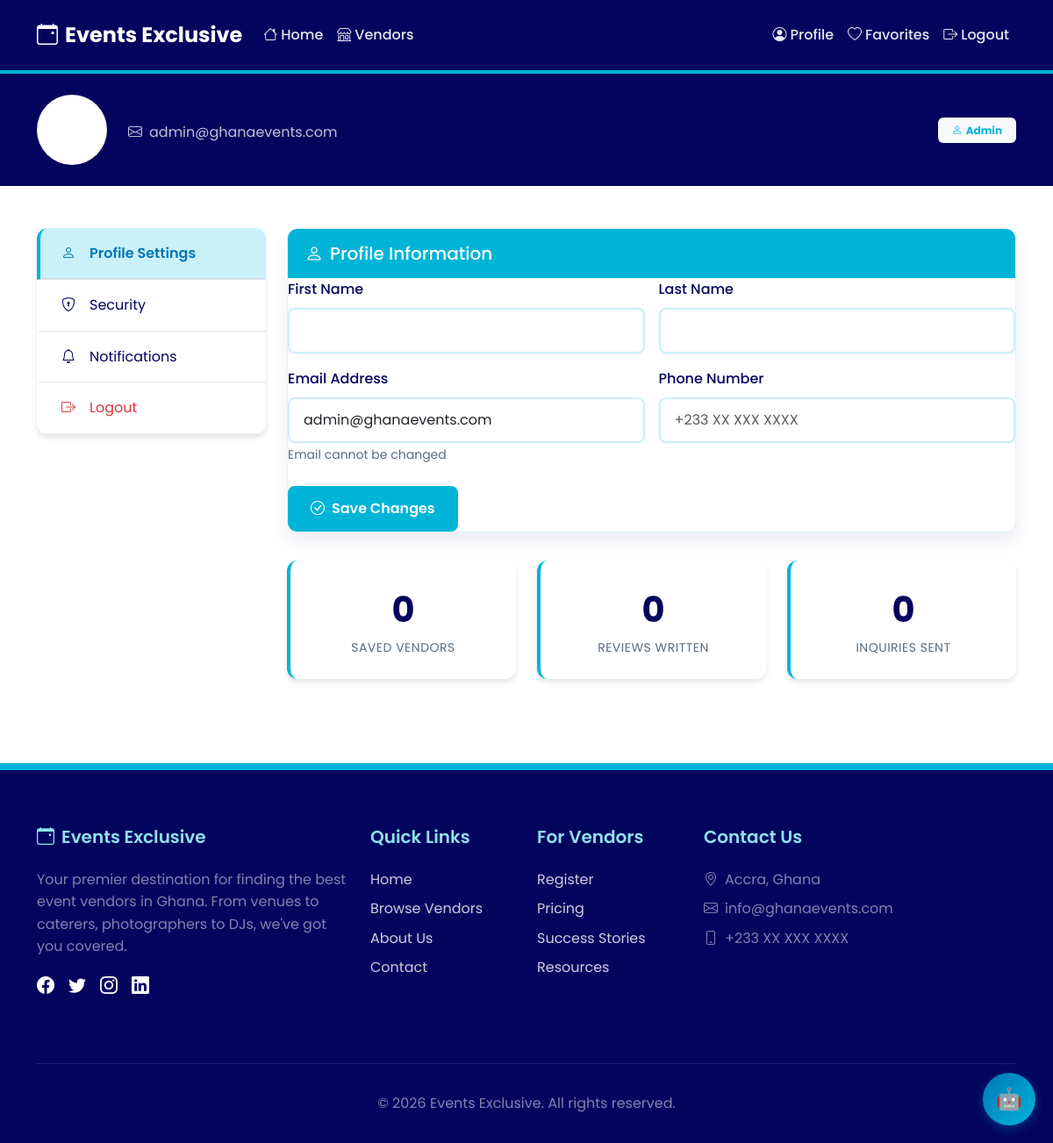
The app's page /accounts/profile/ (signed in) with its own data.
### accounts/models.py (models this page shows, shortened)
class User(AbstractUser):
    ROLE_CHOICES = [
        ('user', 'User'),
        ('vendor', 'Vendor'),
        ('admin', 'Admin'),
    ]
    id = models.UUIDField(primary_key=True, default=uuid.uuid4, editable=False)
    email = models.EmailField(unique=True)
    phone = models.CharField(max_length=20, blank=True, null=True)
    role = models.CharField(max_length=10, choices=ROLE_CHOICES, default='user')
    favorites = models.JSONField(default=list, blank=True)
    created_at = models.DateTimeField(auto_now_add=True)
    updated_at = models.DateTimeField(auto_now=True)
    USERNAME_FIELD = 'email'
    REQUIRED_FIELDS = ['username']
    class Meta:
        db_table = 'users'
        ordering = ['-created_at']

### accounts/views.py (the view)
# urls.py: path('profile/', views.profile_view, name='profile'),
@login_required
def profile_view(request):
    if request.method == 'POST':
        form = UserProfileForm(request.POST, instance=request.user)
        if form.is_valid():
            form.save()
            messages.success(request, 'Profile updated successfully!')
            return redirect('profile')
    else:
        form = UserProfileForm(instance=request.user)
    return render(request, 'accounts/profile.html', {'form': form})

### accounts/forms.py
class UserProfileForm(forms.ModelForm):
    class Meta:
        model = User
        fields = ['username', 'first_name', 'last_name', 'phone', 'email']
        widgets = {
            'email': forms.EmailInput(attrs={'readonly': 'readonly'}),
        }

### templates/accounts/profile.html (shortened to what this page needs)
{% extends 'base.html' %}
{% load static %}
{% block content %}
<section class="bg-gradient-primary text-white py-4">
    <div class="container">
        <div class="row align-items-center">
            <div class="col-md-8">
                <div class="d-flex align-items-center">
                    <div class="bg-white rounded-circle d-flex align-items-center justify-content-center me-4" style="width: 80px; height: 80px;">
                    </div>
                    <div>
                        <p class="mb-0 opacity-75">
                            <i class="bi bi-envelope me-2"></i>{{ user.email }}
                        </p>
                    </div>
                </div>
            </div>
            <div class="col-md-4 text-md-end mt-3 mt-md-0">
                <span class="badge bg-light text-primary-custom px-3 py-2">
                    <i class="bi bi-person me-1"></i>{{ user.get_role_display }}
                </span>
            </div>
        </div>
    </div>
</section>
<section class="py-5">
    <div class="container">
        <div class="row g-4">
            <div class="col-lg-3">
                <div class="card-custom">
                    <div class="card-body p-0">
                        <nav class="nav flex-column profile-sidebar">
                            <a class="nav-link active px-4 py-3 border-bottom" href="#profile" data-bs-toggle="tab">
                                <i class="bi bi-person me-2"></i>Profile Settings
                            </a>
                            <a class="nav-link px-4 py-3 border-bottom" href="#security" data-bs-toggle="tab">
                                <i class="bi bi-shield-lock me-2"></i>Security
                            </a>
                            <a class="nav-link px-4 py-3 border-bottom" href="#notifications" data-bs-toggle="tab">
                                <i class="bi bi-bell me-2"></i>Notifications
                            </a>
                            <a class="nav-link px-4 py-3 text-danger" href="{% url 'logout' %}">
                                <i class="bi bi-box-arrow-right me-2"></i>Logout
                            </a>
                        </nav>
                    </div>
                </div>
            </div>
            <div class="col-lg-9">
                <div class="tab-content">
                    <div class="tab-pane fade show active" id="profile">
                        <div class="card-custom">
                            <div class="card-header">
                                <h5 class="mb-0"><i class="bi bi-person me-2"></i>Profile Information</h5>
                            </div>
                            <div class="card-body">
                                <form method="POST">
                                    <div class="row g-3">
                                        <div class="col-md-6">
                                            <label class="form-label">First Name</label>
                                            <input type="text" name="first_name" class="form-control"
                                                   value="{{ user.first_name }}">
                                        </div>
                                        <div class="col-md-6">
                                            <label class="form-label">Last Name</label>
                                            <input type="text" name="last_name" class="form-control"
                                                   value="{{ user.last_name }}">
                                        </div>
                                        <div class="col-md-6">
                                            <label class="form-label">Email Address</label>
                                            <input type="email" name="email" class="form-control"
                                                   value="{{ user.email }}" readonly>
                                            <small class="text-muted">Email cannot be changed</small>
                                        </div>
                                        <div class="col-md-6">
                                            <label class="form-label">Phone Number</label>
                                            <input type="tel" name="phone" class="form-control"
                                                   value="{{ user.phone|default:'' }}" placeholder="+233 XX XXX XXXX">
                                        </div>
                                    </div>
                                    <div class="mt-4">
                                        <button type="submit" class="btn btn-primary-custom">
                                            <i class="bi bi-check-circle me-2"></i>Save Changes
                                        </button>
                                    </div>
                                </form>
                            </div>
                        </div>
                        <div class="row g-4 mt-2">
                            <div class="col-md-4">
                                <div class="stat-card">
                                    <div class="stat-value">{{ user.favorites|length }}</div>
                                    <div class="stat-label">Saved Vendors</div>
                                </div>
                            </div>
                            <div class="col-md-4">
                                <div class="stat-card">
                                    <div class="stat-value">{{ user.reviews.count }}</div>
                                    <div class="stat-label">Reviews Written</div>
                                </div>
                            </div>
                            <div class="col-md-4">
                                <div class="stat-card">
                                    <div class="stat-value">{{ user.leads.count }}</div>
                                    <div class="stat-label">Inquiries Sent</div>
                                </div>
                            </div>
                        </div>
                    </div>
                </div>
            </div>
        </div>
    </div>
</section>
{% endblock %}

### templates/base.html (style rules this page uses)
:root { --color-deep-navy: #03045E; --color-royal-blue: #0077B6; --color-ocean-blue: #00B4D8; --color-light-aqua: #90E0EF; --color-pale-cyan: #CAF0F8; --color-primary: #00B4D8; --color-primary-dark: #03045E; --color-primary-light: #90E0EF; --color-secondary: #0077B6; --color-background: #f8f9fa; --color-background-light: #ffffff; --color-text-dark: #03045E; --color-text-light: #ffffff; --color-text-muted: #5a6c7d; --color-success: #10b981; --color-warning: #90E0EF; --color-danger: #ef4444; --color-info: #0077B6; --shadow-sm: 0 1px 2px rgba(0, 8, 20, 0.05); --shadow-md: 0 4px 6px rgba(0, 8, 20, 0.1); --shadow-lg: 0 10px 15px rgba(0, 8, 20, 0.15); --shadow-xl: 0 20px 25px rgba(0, 8, 20, 0.2); --radius-sm: 0.375rem; --radius-md: 0.5rem; --radius-lg: 0.75rem; --radius-xl: 1rem; --radius-full: 9999px; }
* { margin: 0; padding: 0; box-sizing: border-box; }
body { font-family: 'Poppins', sans-serif; background-color: var(--color-background-light); color: var(--color-text-dark); line-height: 1.6; }
.btn-primary-custom { background: var(--color-ocean-blue); border: 2px solid var(--color-ocean-blue); color: var(--color-text-light); padding: 0.75rem 1.5rem; font-weight: 600; border-radius: var(--radius-md); transition: all 0.3s ease; box-shadow: var(--shadow-sm); }
.card-custom { background: var(--color-text-light); border: none; border-radius: var(--radius-lg); box-shadow: var(--shadow-md); transition: all 0.3s ease; overflow: hidden; }
.card-custom .card-header { background: var(--color-ocean-blue); color: var(--color-text-light); border: none; padding: 1rem 1.25rem; }
.form-label { color: var(--color-deep-navy); font-weight: 500; margin-bottom: 0.5rem; }
.form-control, .form-select { border: 2px solid rgba(0, 53, 102, 0.1); border-radius: var(--radius-md); padding: 0.75rem 1rem; transition: all 0.3s ease; }
.stat-card { background: var(--color-text-light); border-radius: var(--radius-lg); padding: 1.5rem; text-align: center; box-shadow: var(--shadow-md); border-left: 4px solid var(--color-ocean-blue); }
.stat-card .stat-value { font-size: 2.5rem; font-weight: 700; color: var(--color-deep-navy); }
.stat-card .stat-label { color: var(--color-text-muted); font-size: 0.875rem; text-transform: uppercase; letter-spacing: 0.5px; }
.bg-gradient-primary { background: var(--color-deep-navy); }
.text-primary-custom { color: var(--color-ocean-blue); }

### templates/accounts/profile.html (style rules this page uses)
.profile-sidebar .nav-link { color: var(--color-text-dark); transition: all 0.25s ease; padding: 0.9rem 1.25rem; border-bottom: 1px solid rgba(0,0,0,0.05); border-left: 4px solid transparent; display: flex; align-items: center; gap: .5rem; border-radius: 0; }
.profile-sidebar .nav-link:first-child { border-top-left-radius: var(--radius-lg); border-top-right-radius: var(--radius-lg); }
.profile-sidebar .nav-link.active { background-color: var(--color-pale-cyan); color: var(--color-royal-blue); border-left-color: var(--color-ocean-blue); box-shadow: inset 0 -1px 0 rgba(0,0,0,0.04); font-weight: 600; }
.tab-content .form-control, .tab-content .form-select, .tab-content input[type="password"] { background: #fff; border: 2px solid var(--color-pale-cyan); border-radius: var(--radius-md); padding: 0.75rem 1rem; box-shadow: var(--shadow-sm); }
.tab-content .form-text, .tab-content small.text-muted { color: var(--color-text-muted) !important; }
#profile .card-custom, #security .card-custom, #notifications .card-custom { overflow: hidden; border: 1px solid rgba(0,180,216,0.15); border-radius: var(--radius-lg); box-shadow: 0 10px 20px rgba(3,4,94,0.08); }

### records on screen
User: email "admin@ghanaevents.com", role "Admin", favorites|length "0", reviews.count "0", leads.count "0"
